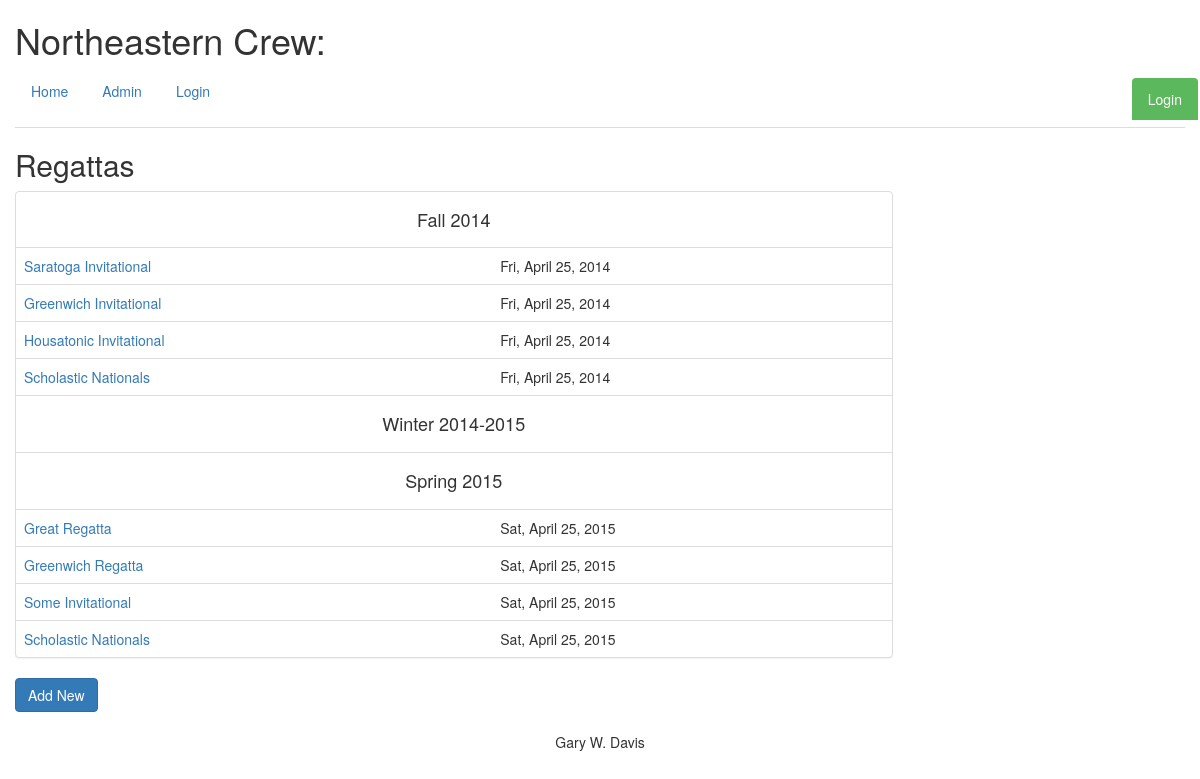
Screenshot of /regattas/ with the database file from the repository.
### database_setup.py (models this page shows, shortened)
class Seasons(Base):
    __tablename__ = 'seasons'
    id = Column(Integer, primary_key=True)
    name = Column(String(30), unique=True, nullable=False)
    short = Column(String(15), unique=True)
    description = Column(String(120))
    rower = relationship('Rowers', secondary='rowerseasons')

class Regattas(Base):
    __tablename__ = 'regattas'
    id = Column(Integer, primary_key=True)
    name = Column(String(250), nullable=False)
    season_id = Column(Integer, ForeignKey('seasons.id'), nullable=False)
    date = Column(DateTime)
    description = Column(String(250))
    weblink = Column(String(250))
    rower = relationship('Rowers', secondary='rowerregattas')
    season = relationship('Seasons')

### rowing.py (the view)
@app.route('/regattas/')
def showRegattas():
    seasons = db_helper.get_all_seasons()
    regattas = db_helper.get_all_regattas()
    return render_template('regattas.html', seasons=seasons, regattas=regattas)

### db_helper.py (called while the page is built)
def get_all_seasons():
    return session.query(Seasons).all()

def get_all_regattas():
    return session.query(Regattas).all()

### templates/regattas.html
{% extends "base.html" %}
{% block content %}
<h2 class='pheader'>Regattas</h2>
<div class="panel panel-default", style="width:75%">
	<table class="table table-hover">
	{% for s in seasons %}
	<tr><td colspan="2" align="center"><h4>{{s.description}}</h4></td></tr>
	{% for r in regattas if r.season_id == s.id %}
	<tr><td><a href='{{url_for('showRegatta',regatta_id=r.id)}}'>{{r.name}}</a></td><td>{{r.date.strftime('%a, %B %d, %Y')}}</td></tr>
	{% endfor %}
	{% endfor %}
	</table>
</div>
<p><a href='{{url_for('addRegatta')}}'><button type="button" class="btn btn-primary">Add New</button></a></p>
{% endblock %}

### rows the page displays
Seasons: description "Fall 2014"
Regattas: name "Saratoga Invitational", date "Fri, April 25, 2014"
Regattas: name "Greenwich Invitational", date "Fri, April 25, 2014"
Regattas: name "Housatonic Invitational", date "Fri, April 25, 2014"
Regattas: name "Scholastic Nationals", date "Fri, April 25, 2014"
Seasons: description "Winter 2014-2015"
Seasons: description "Spring 2015"
Regattas: name "Great Regatta", date "Sat, April 25, 2015"
Regattas: name "Greenwich Regatta", date "Sat, April 25, 2015"
Regattas: name "Some Invitational", date "Sat, April 25, 2015"
Regattas: name "Scholastic Nationals", date "Sat, April 25, 2015"
